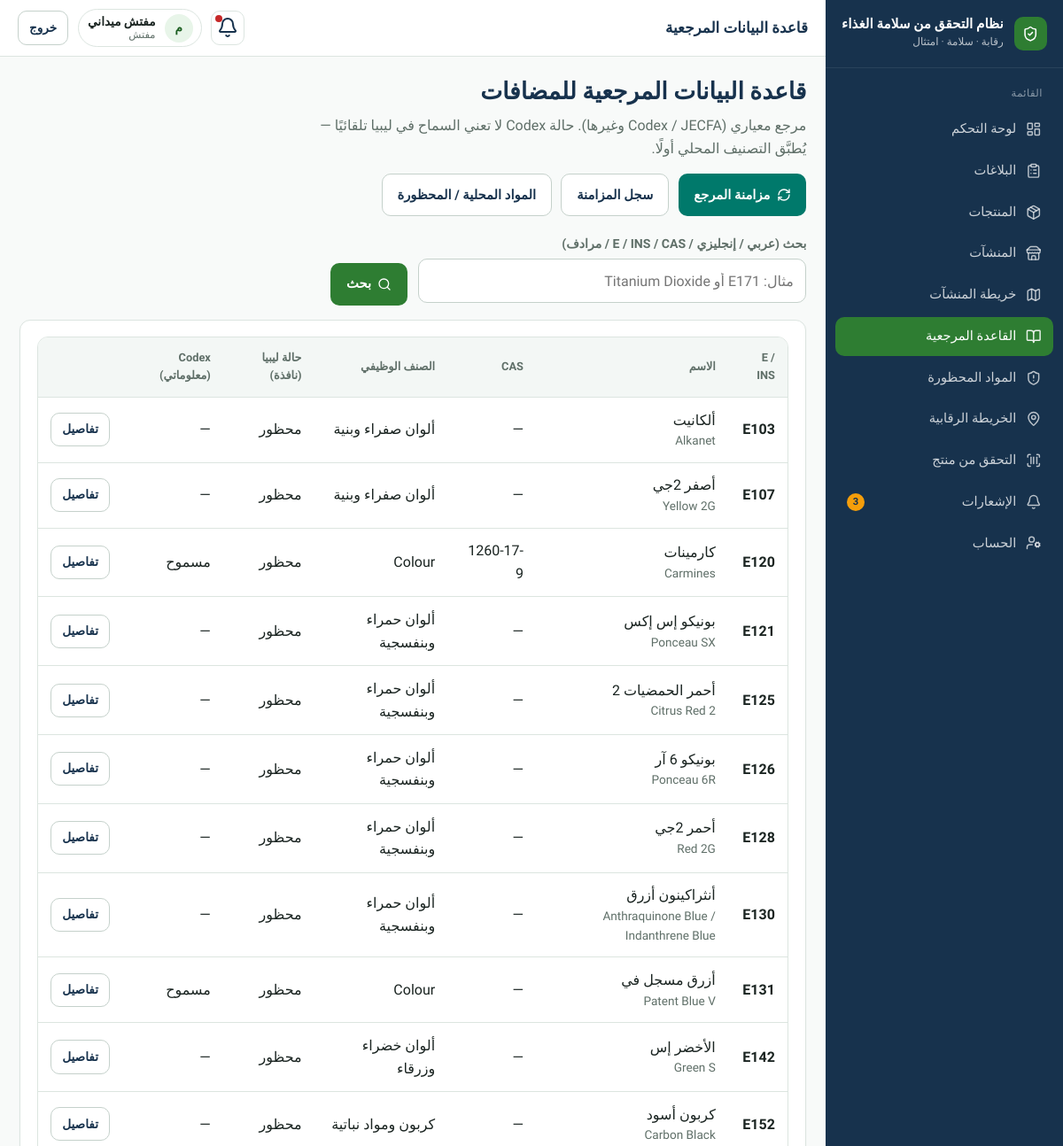
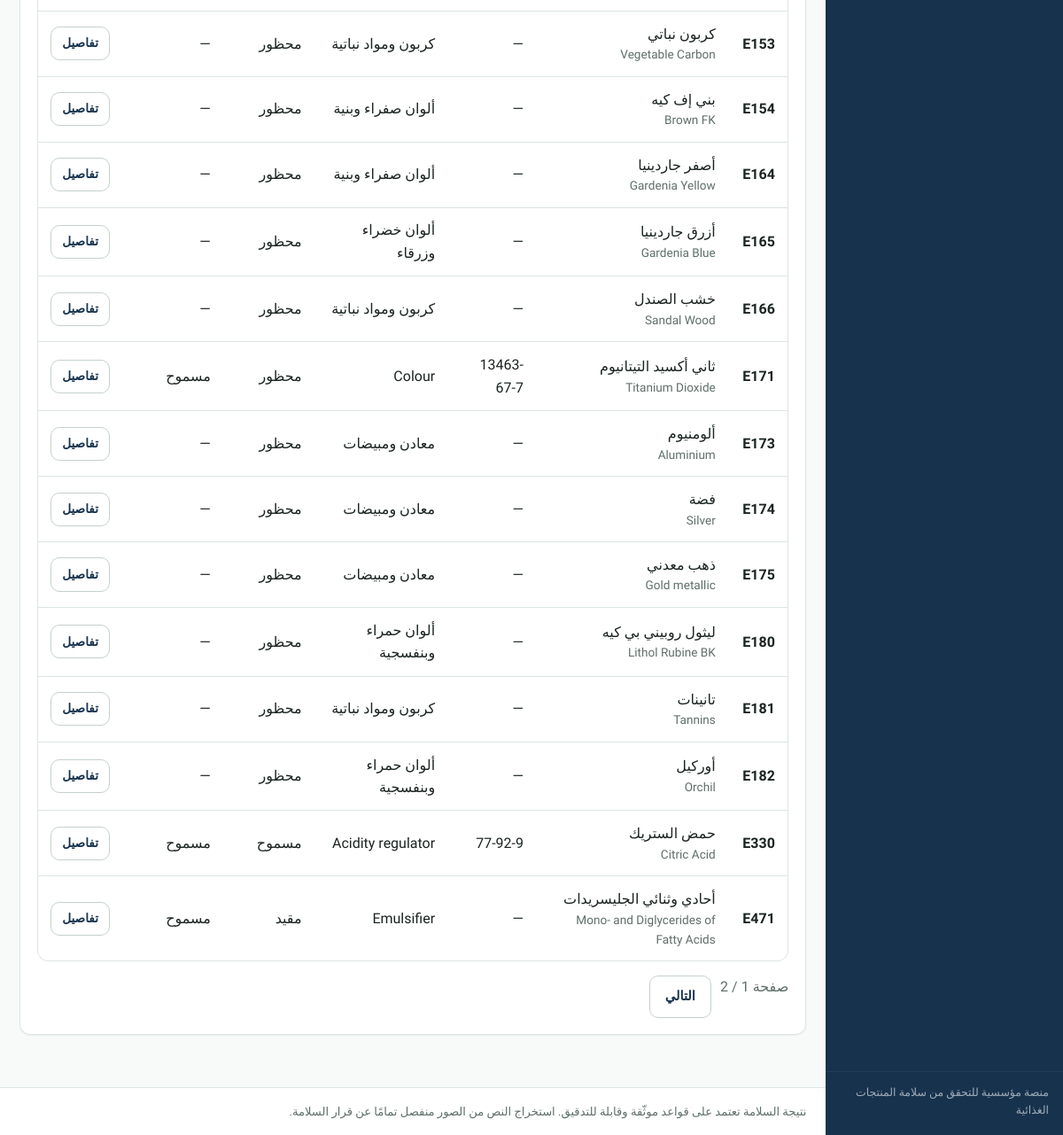
Screenshot of /reference/ (signed in) with the database file from the repository (2 pictures, top to bottom).
### apps/accounts/models.py (models this page shows, shortened)
class User(AbstractUser):
    id = models.UUIDField(primary_key=True, default=uuid.uuid4, editable=False)
    full_name = models.CharField("الاسم الكامل", max_length=150, blank=True)
    phone = models.CharField("الهاتف", max_length=20, blank=True, null=True, unique=True)
    role = models.CharField(
        max_length=32,
        choices=Role.choices,
        default=Role.USER,
        db_index=True,
    )
    preferred_language = models.CharField(
        max_length=2,
        choices=[("ar", "العربية"), ("en", "English")],
        default="ar",
    )
    is_active = models.BooleanField(default=True)
    class Meta:
        verbose_name = "مستخدم"
        verbose_name_plural = "المستخدمون"
        ordering = ["-date_joined"]
    @property
    def can_manage_ingredients(self):
        return self.role in {Role.ADMIN, Role.INSPECTOR}

### apps/reference/models.py (models this page shows, shortened)
class ReferenceAdditive(models.Model):
    id = models.UUIDField(primary_key=True, default=uuid.uuid4, editable=False)
    name_ar = models.CharField(max_length=255, blank=True, db_index=True)
    name_en = models.CharField(max_length=255, db_index=True)
    scientific_name = models.CharField(max_length=255, blank=True)
    e_number = models.CharField(max_length=20, blank=True, null=True, db_index=True)
    ins_number = models.CharField(max_length=20, blank=True, null=True, db_index=True)
    cas_number = models.CharField(max_length=40, blank=True, null=True, db_index=True)
    functional_class = models.CharField(max_length=150, blank=True)
    uses = models.TextField(blank=True)
    primary_source = models.ForeignKey(
        ReferenceSource,
        on_delete=models.PROTECT,
        related_name="additives",
        null=True,
        blank=True,
    )
    external_id = models.CharField(max_length=100, blank=True, db_index=True)
    reference_url = models.URLField(blank=True)
    notes = models.TextField(blank=True)
    is_active = models.BooleanField(default=True)
    last_synced_at = models.DateTimeField(null=True, blank=True)
    created_at = models.DateTimeField(auto_now_add=True)
    updated_at = models.DateTimeField(auto_now=True)
    class Meta:
        ordering = ["e_number", "ins_number", "name_en"]
        indexes = [
            models.Index(fields=["name_en"]),
            models.Index(fields=["e_number", "ins_number"]),
        ]

class LocalRegulatoryOverride(models.Model):
    id = models.UUIDField(primary_key=True, default=uuid.uuid4, editable=False)
    reference_additive = models.ForeignKey(
        ReferenceAdditive,
        on_delete=models.CASCADE,
        related_name="local_overrides",
    )
    jurisdiction = models.CharField(max_length=16, default="LY", db_index=True)
    status = models.CharField(max_length=20, choices=RegulatoryStatus.choices)
    reason = models.TextField(blank=True)
    regulatory_source = models.CharField(max_length=255, blank=True)
    reference_number = models.CharField(max_length=255, blank=True)
    notes = models.TextField(blank=True)
    image = models.ImageField(upload_to="overrides/", blank=True, null=True)
    effective_date = models.DateField(null=True, blank=True)
    is_active = models.BooleanField(default=True)
    created_by = models.ForeignKey(
        settings.AUTH_USER_MODEL,
        on_delete=models.SET_NULL,
        null=True,
        blank=True,
        related_name="overrides_created",
    )
    updated_by = models.ForeignKey(
        settings.AUTH_USER_MODEL,
        on_delete=models.SET_NULL,
        null=True,
        blank=True,
        related_name="overrides_updated",
    )
    created_at = models.DateTimeField(auto_now_add=True)
    updated_at = models.DateTimeField(auto_now=True)
    class Meta:
        unique_together = [("reference_additive", "jurisdiction")]
        ordering = ["-updated_at"]

class ReferenceStatusRecord(models.Model):
    id = models.UUIDField(primary_key=True, default=uuid.uuid4, editable=False)
    additive = models.ForeignKey(
        ReferenceAdditive, on_delete=models.CASCADE, related_name="status_records"
    )
    source = models.ForeignKey(
        ReferenceSource, on_delete=models.PROTECT, related_name="status_records"
    )
    jurisdiction = models.CharField(
        max_length=16,
        default="GLOBAL",
        db_index=True,
        help_text="LY, GLOBAL, EU, …",
    )
    status = models.CharField(
        max_length=20, choices=RegulatoryStatus.choices, db_index=True
    )
    usage_conditions = models.TextField(blank=True)
    max_level = models.CharField(max_length=120, blank=True)
    adi_info = models.CharField(max_length=255, blank=True)
    reason = models.TextField(blank=True)
    document_reference = models.CharField(max_length=255, blank=True)
    effective_date = models.DateField(null=True, blank=True)
    expiry_date = models.DateField(null=True, blank=True)
    is_active = models.BooleanField(default=True)
    created_at = models.DateTimeField(auto_now_add=True)
    updated_at = models.DateTimeField(auto_now=True)
    class Meta:
        ordering = ["-effective_date", "-updated_at"]
        indexes = [
            models.Index(fields=["jurisdiction", "status", "is_active"]),
        ]

### apps/reference/views.py (the view, shortened to what this page needs)
# urls.py: path("", views.catalog, name="catalog"),
@login_required
@require_GET
def catalog(request):
    q = request.GET.get("q", "").strip()
    qs = (
        ReferenceAdditive.objects.filter(is_active=True)
        .select_related("primary_source")
        .prefetch_related("synonyms", "status_records__source", "local_overrides")
    )
    page = Paginator(qs.order_by("e_number", "name_en"), 25).get_page(request.GET.get("page"))
    return render(
        request,
        "reference/catalog.html",
        {
            "page_obj": page,
            "q": q,
            "can_manage": _can_manage(request.user),
            "page_heading": "قاعدة البيانات المرجعية للمضافات",
        },
    )

### apps/core/context_processors.py (called while the page is built)
def _item(label, url_name, icon, match_prefixes=None):
    return {
        "label": label,
        "url_name": url_name,
        "icon": icon,
        "match_prefixes": match_prefixes or [],
    }

### apps/reference/views.py (called while the page is built)
def _can_manage(user) -> bool:
    return user.is_authenticated and user.can_manage_ingredients

### templates/reference/catalog.html (shortened to what this page needs)
{% extends "base.html" %}
{% block topbar_title %}قاعدة البيانات المرجعية{% endblock %}
{% block content %}
<div class="page-header">
  <div>
    <h1>قاعدة البيانات المرجعية للمضافات</h1>
    <p class="lead">مرجع معياري (Codex / JECFA وغيرها). حالة Codex لا تعني السماح في ليبيا تلقائيًا — يُطبَّق التصنيف المحلي أولًا.</p>
  </div>
  <div class="actions">
    {% if can_manage %}
    <form method="post" action="{% url 'reference:sync' %}" style="display:inline">
      <button class="btn btn-teal" type="submit"><i data-lucide="refresh-cw"></i> مزامنة المرجع</button>
    </form>
    <a class="btn btn-secondary" href="{% url 'reference:sync_logs' %}">سجل المزامنة</a>
    {% endif %}
    <a class="btn btn-secondary" href="{% url 'ingredients:banned' %}">المواد المحلية / المحظورة</a>
  </div>
</div>
<form class="filters panel" method="get">
  <div>
    <label for="q">بحث (عربي / إنجليزي / E / INS / CAS / مرادف)</label>
    <input type="search" id="q" name="q" value="{{ q }}" placeholder="مثال: E171 أو Titanium Dioxide">
  </div>
  <div style="align-self:end">
    <button class="btn btn-primary" type="submit"><i data-lucide="search"></i> بحث</button>
  </div>
</form>
<section class="card panel">
  <div class="table-wrap">
    <table class="table">
      <thead>
        <tr>
          <th>E / INS</th>
          <th>الاسم</th>
          <th>CAS</th>
          <th>الصنف الوظيفي</th>
          <th>حالة ليبيا (نافذة)</th>
          <th>Codex (معلوماتي)</th>
          <th></th>
        </tr>
      </thead>
      <tbody>
        {% for a in page_obj %}
        {% with ov=a.local_overrides.all.0 %}
        <tr>
          <td><strong>{{ a.e_number|default:a.ins_number|default:"—" }}</strong></td>
          <td>
            <div>{{ a.name_ar|default:a.name_en }}</div>
            <div class="muted small">{{ a.name_en }}</div>
          </td>
          <td>{{ a.cas_number|default:"—" }}</td>
          <td>{{ a.functional_class|default:"—" }}</td>
          <td>
            {% if ov %}
              <span class="badge">{{ ov.get_status_display }}</span>
            {% else %}
              <span class="muted">غير محدد محليًا</span>
            {% endif %}
          </td>
          <td>
            {% for s in a.status_records.all %}
              {% if "CODEX" in s.source.code %}{{ s.get_status_display }}{% endif %}
            {% empty %}—
            {% endfor %}
          </td>
          <td><a class="btn btn-secondary btn-sm" href="{% url 'reference:detail' a.id %}">تفاصيل</a></td>
        </tr>
        {% endwith %}
        {% empty %}
        <tr><td colspan="7"><div class="empty-state"><h3>لا توجد نتائج</h3><p>جرّب مزامنة القاعدة المرجعية أو غيّر كلمة البحث.</p></div></td></tr>
        {% endfor %}
      </tbody>
    </table>
  </div>
  {% if page_obj.has_other_pages %}
  <div class="actions" style="margin-top:1rem">
    <span class="muted">صفحة {{ page_obj.number }} / {{ page_obj.paginator.num_pages }}</span>
    {% if page_obj.has_next %}<a class="btn btn-secondary" href="?q={{ q }}&page={{ page_obj.next_page_number }}">التالي</a>{% endif %}
  </div>
  {% endif %}
</section>
{% endblock %}

### templates/base.html (shortened to what this page needs)
{% load static %}
<!DOCTYPE html>
<html lang="ar" dir="rtl">
<head>
  <link rel="stylesheet" href="{% static 'css/design-system.css' %}">
</head>
<body class="{% block body_class %}{% endblock %}">
{% if use_app_shell %}
  <div class="app-shell">
    <aside class="sidebar" id="sidebar">
      <a class="sidebar-brand" href="{% url 'core:home' %}">
        <span class="brand-mark" aria-hidden="true"><i data-lucide="shield-check"></i></span>
        <span class="brand-text">
          <strong>{{ app_name_ar }}</strong>
          <span>رقابة · سلامة · امتثال</span>
        </span>
      </a>
      <nav class="sidebar-nav" aria-label="القائمة الرئيسية">
        <div class="nav-section">
          <div class="nav-section-title">القائمة</div>
          {% for item in nav_items %}
            <a class="nav-link {% if item.active %}active{% endif %}" href="{{ item.url }}">
              <i data-lucide="{{ item.icon }}"></i>
              <span>{{ item.label }}</span>
              {% if item.url_name == 'notifications:list' and unread_notifications %}
                <span class="nav-badge">{{ unread_notifications }}</span>
              {% endif %}
            </a>
          {% endfor %}
        </div>
      </nav>
      <div class="sidebar-footer">منصة مؤسسية للتحقق من سلامة المنتجات الغذائية</div>
    </aside>
    <div class="main-wrap">
      <header class="topbar">
        <div class="topbar-left">
          <div class="page-title-top">{% block topbar_title %}{{ app_name_ar }}{% endblock %}</div>
        </div>
        <div class="topbar-right">
          <a class="icon-btn" href="{% url 'notifications:list' %}" title="الإشعارات" aria-label="الإشعارات">
            <i data-lucide="bell"></i>
            {% if unread_notifications %}<span class="dot"></span>{% endif %}
          </a>
          <div class="user-chip">
            <span class="user-avatar">{{ user.full_name|default:user.username|make_list|first|upper }}</span>
            <span class="user-meta">
              <strong>{{ user.full_name|default:user.username }}</strong>
              <span>{{ user.get_role_display }}</span>
            </span>
          </div>
          <form method="post" action="{% url 'accounts:logout' %}">
            <button class="btn btn-secondary btn-sm" type="submit">خروج</button>
          </form>
        </div>
      </header>
{% endif %}
      <main class="content"{% if not use_app_shell %} style="max-width:1100px;margin:0 auto"{% endif %}>
        {% block content %}{% endblock %}
      </main>
{% if use_app_shell %}
      <footer class="app-footer">
        نتيجة السلامة تعتمد على قواعد موثّقة وقابلة للتدقيق. استخراج النص من الصور منفصل تمامًا عن قرار السلامة.
      </footer>
    </div>
  </div>
{% else %}
  </div>
{% endif %}
</body>
</html>

### rows the page displays
User: full_name|make_list "م", full_name "مفتش ميداني", role "مفتش"
ReferenceAdditive: e_number "E103", name_ar "ألكانيت", name_en "Alkanet", cas_number "—", functional_class "ألوان صفراء وبنية", local_overrides.all.0.status "محظور"
ReferenceAdditive: e_number "E107", name_ar "أصفر 2جي", name_en "Yellow 2G", cas_number "—", functional_class "ألوان صفراء وبنية", local_overrides.all.0.status "محظور"
ReferenceAdditive: e_number "E120", name_ar "كارمينات", name_en "Carmines", cas_number "1260-17-9", functional_class "Colour", local_overrides.all.0.status "محظور"
ReferenceStatusRecord: status "مسموح"
ReferenceAdditive: e_number "E121", name_ar "بونيكو إس إكس", name_en "Ponceau SX", cas_number "—", functional_class "ألوان حمراء وبنفسجية", local_overrides.all.0.status "محظور"
ReferenceAdditive: e_number "E125", name_ar "أحمر الحمضيات 2", name_en "Citrus Red 2", cas_number "—", functional_class "ألوان حمراء وبنفسجية", local_overrides.all.0.status "محظور"
ReferenceAdditive: e_number "E126", name_ar "بونيكو 6 آر", name_en "Ponceau 6R", cas_number "—", functional_class "ألوان حمراء وبنفسجية", local_overrides.all.0.status "محظور"
ReferenceAdditive: e_number "E128", name_ar "أحمر 2جي", name_en "Red 2G", cas_number "—", functional_class "ألوان حمراء وبنفسجية", local_overrides.all.0.status "محظور"
ReferenceAdditive: e_number "E130", name_ar "أنثراكينون أزرق", name_en "Anthraquinone Blue / Indanthrene Blue", cas_number "—", functional_class "ألوان حمراء وبنفسجية", local_overrides.all.0.status "محظور"
ReferenceAdditive: e_number "E131", name_ar "أزرق مسجل في", name_en "Patent Blue V", cas_number "—", functional_class "Colour", local_overrides.all.0.status "محظور"
ReferenceStatusRecord: status "مسموح"
ReferenceAdditive: e_number "E142", name_ar "الأخضر إس", name_en "Green S", cas_number "—", functional_class "ألوان خضراء وزرقاء", local_overrides.all.0.status "محظور"
ReferenceAdditive: e_number "E152", name_ar "كربون أسود", name_en "Carbon Black", cas_number "—", functional_class "كربون ومواد نباتية", local_overrides.all.0.status "محظور"
ReferenceAdditive: e_number "E153", name_ar "كربون نباتي", name_en "Vegetable Carbon", cas_number "—", functional_class "كربون ومواد نباتية", local_overrides.all.0.status "محظور"
ReferenceAdditive: e_number "E154", name_ar "بني إف كيه", name_en "Brown FK", cas_number "—", functional_class "ألوان صفراء وبنية", local_overrides.all.0.status "محظور"
ReferenceAdditive: e_number "E164", name_ar "أصفر جاردينيا", name_en "Gardenia Yellow", cas_number "—", functional_class "ألوان صفراء وبنية", local_overrides.all.0.status "محظور"
ReferenceAdditive: e_number "E165", name_ar "أزرق جاردينيا", name_en "Gardenia Blue", cas_number "—", functional_class "ألوان خضراء وزرقاء", local_overrides.all.0.status "محظور"
ReferenceAdditive: e_number "E166", name_ar "خشب الصندل", name_en "Sandal Wood", cas_number "—", functional_class "كربون ومواد نباتية", local_overrides.all.0.status "محظور"
ReferenceAdditive: e_number "E171", name_ar "ثاني أكسيد التيتانيوم", name_en "Titanium Dioxide", cas_number "13463-67-7", functional_class "Colour", local_overrides.all.0.status "محظور"
ReferenceStatusRecord: status "مسموح"
ReferenceAdditive: e_number "E173", name_ar "ألومنيوم", name_en "Aluminium", cas_number "—", functional_class "معادن ومبيضات", local_overrides.all.0.status "محظور"
ReferenceAdditive: e_number "E174", name_ar "فضة", name_en "Silver", cas_number "—", functional_class "معادن ومبيضات", local_overrides.all.0.status "محظور"
ReferenceAdditive: e_number "E175", name_ar "ذهب معدني", name_en "Gold metallic", cas_number "—", functional_class "معادن ومبيضات", local_overrides.all.0.status "محظور"
ReferenceAdditive: e_number "E180", name_ar "ليثول روبيني بي كيه", name_en "Lithol Rubine BK", cas_number "—", functional_class "ألوان حمراء وبنفسجية", local_overrides.all.0.status "محظور"
ReferenceAdditive: e_number "E181", name_ar "تانينات", name_en "Tannins", cas_number "—", functional_class "كربون ومواد نباتية", local_overrides.all.0.status "محظور"
ReferenceAdditive: e_number "E182", name_ar "أوركيل", name_en "Orchil", cas_number "—", functional_class "ألوان حمراء وبنفسجية", local_overrides.all.0.status "محظور"
ReferenceAdditive: e_number "E330", name_ar "حمض الستريك", name_en "Citric Acid", cas_number "77-92-9", functional_class "Acidity regulator", local_overrides.all.0.status "مسموح"
ReferenceStatusRecord: status "مسموح"
ReferenceAdditive: e_number "E471", name_ar "أحادي وثنائي الجليسريدات", name_en "Mono- and Diglycerides of Fatty Acids", cas_number "—", functional_class "Emulsifier", local_overrides.all.0.status "مقيد"
ReferenceStatusRecord: status "مسموح"

### other values shown
{{ app_name_ar }} "نظام التحقق من سلامة الغذاء"
{{ item.label }} "لوحة التحكم" "البلاغات" "المنتجات" "المنشآت" "خريطة المنشآت" "القاعدة المرجعية" "المواد المحظورة" "الخريطة الرقابية" "التحقق من منتج" "الإشعارات" "الحساب"
{{ unread_notifications }} "3"
{{ page_obj.paginator.num_pages }} "2"
